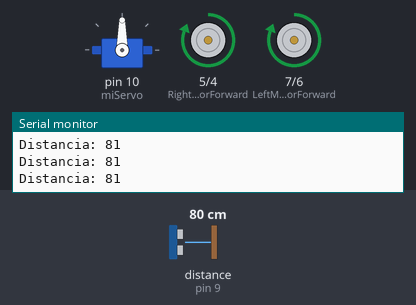
The sketch below on a simulated Arduino Uno, built with avr-gcc and run on an emulated ATmega328P. Parts: servo, motor-driver pin pairs drawn as motors (green arrow = first pin HIGH = forward, orange = second pin HIGH = backward, longer = more drive), the last lines printed to the serial monitor. The test bench sets the inputs (shaded band); at power-on: distance to the obstacle (sensor on pin 9) 80 cm. The echo pulse lasts 58.3 µs per cm.

Above: at 1.2 s.
1.3 s: distance to the obstacle (sensor on pin 9) set to 12 cm
4.3 s: distance to the obstacle (sensor on pin 9) set to 9 cm
At 4.7 s:
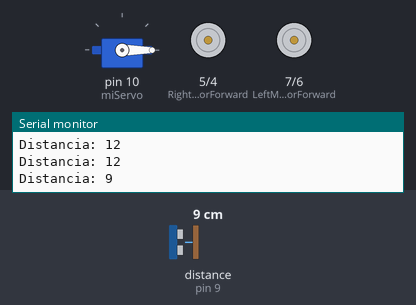
7.3 s: distance to the obstacle (sensor on pin 9) set to 60 cm
At 7.6 s:
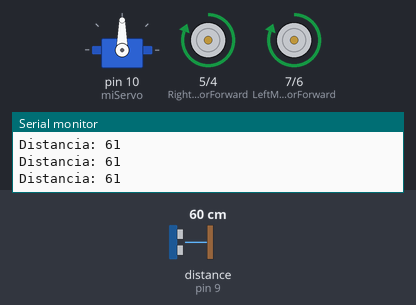
8.8 s: distance to the obstacle (sensor on pin 9) set to 2 cm
At 9.7 s:
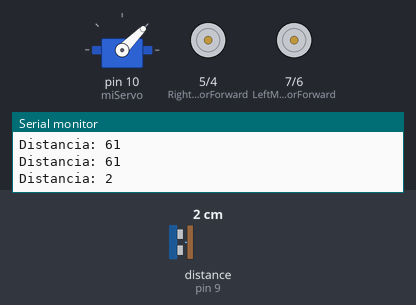
Timing chart, 0 to 12.8 s (numbered marks = the images above; inputs shaded):
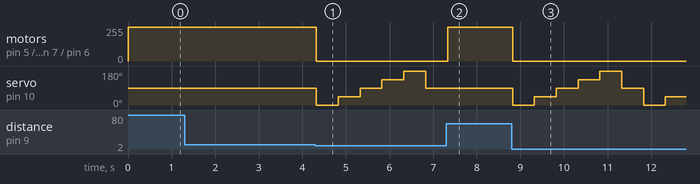

The sketch:

codigo_base.ino
```cpp
#include <Servo.h>
#include <NewPing.h>

// Definir pines del motor
const int LeftMotorForward = 7;
const int LeftMotorBackward = 6;
const int RightMotorForward = 5;
const int RightMotorBackward = 4;

// Definir pines del sensor ultrasónico
const int trigPin = 8;
const int echoPin = 9;

Servo miServo;
NewPing sonar(trigPin, echoPin);

unsigned long tiempoAnterior = 0;
const unsigned long tiempoRetraso = 500; // 0.5 segundos

void setup() {
  Serial.begin(9600); // Inicia la comunicación serial
  pinMode(LeftMotorForward, OUTPUT);
  pinMode(LeftMotorBackward, OUTPUT);
  pinMode(RightMotorForward, OUTPUT);
  pinMode(RightMotorBackward, OUTPUT);

  miServo.attach(10); // Asigna un pin disponible para el servo
}

void loop() {
  // Medir la distancia con el sensor ultrasónico
  int distancia = medirDistancia();
  Serial.print("Distancia: ");
  Serial.println(distancia);

  // Ajusta el umbral para detectar obstáculos
  int umbral = 10; // Ajusta según sea necesario

  // Si no hay obstáculos cercanos, avanzar
  if (distancia > umbral) {
    moveForward();
  } else {
    // Si hay un obstáculo, realizar maniobra de evasión
    avoidObstacle();
  }
}

int medirDistancia() {
  return sonar.ping_cm();
}

void moveStop() {
  digitalWrite(LeftMotorForward, LOW);
  digitalWrite(LeftMotorBackward, LOW);
  digitalWrite(RightMotorForward, LOW);
  digitalWrite(RightMotorBackward, LOW);
}

void moveForward() {
  digitalWrite(LeftMotorForward, HIGH);
  digitalWrite(LeftMotorBackward, LOW);
  digitalWrite(RightMotorForward, HIGH);
  digitalWrite(RightMotorBackward, LOW);
}

void moveBackward() {
  digitalWrite(LeftMotorForward, LOW);
  digitalWrite(LeftMotorBackward, HIGH);
  digitalWrite(RightMotorForward, LOW);
  digitalWrite(RightMotorBackward, HIGH);
}

void turnLeft() {
  // Girar a la izquierda
  digitalWrite(LeftMotorForward, LOW);
  digitalWrite(LeftMotorBackward, HIGH);
  digitalWrite(RightMotorForward, HIGH);
  digitalWrite(RightMotorBackward, LOW);
}

void turnRight() {
  // Girar a la derecha
  digitalWrite(LeftMotorForward, HIGH);
  digitalWrite(LeftMotorBackward, LOW);
  digitalWrite(RightMotorForward, LOW);
  digitalWrite(RightMotorBackward, HIGH);
}

void avoidObstacle() {
  // Detener el movimiento
  moveStop();

  // Retroceder levemente
  moveBackward();
  if (millis() - tiempoAnterior >= tiempoRetraso) {
    moveStop();
    tiempoAnterior = millis();
  }

  // Realizar escaneo del entorno girando el servo
  for (int angulo = 0; angulo <= 180; angulo += 45) {
    miServo.write(angulo);
    delay(500); // Ajusta según sea necesario
    int distancia = medirDistancia();

    // Ajusta el umbral para detectar obstáculos a una distancia prudente
    int umbral = 20; // Ajusta según sea necesario

    // Si no hay obstáculos en la dirección actual, girar hacia esa dirección
    if (distancia > umbral) {
      // Determinar si es más seguro girar a la izquierda o a la derecha
      if (angulo < 90) {
        // Es más seguro girar a la izquierda
        turnLeft();
      } else {
        // Es más seguro girar a la derecha
        turnRight();
      }

      // Detener el movimiento después de girar
      delay(500); // Ajusta según sea necesario
      moveStop();
      break; // Salir del bucle de escaneo
    }
  }

  // Volver el servo a la posición frontal
  miServo.write(90);
  delay(500); // Ajusta según sea necesario
}
```

Measured:
- the behaviour switches between 11 and 10 cm on distance to the obstacle (sensor on pin 9) (found by bisection; images 0 and 1)
- after the input at 4.3 s, motor on pin 5 (RightMotorForward) / pin 4 (RightMotorBackward), motor on pin 7 (LeftMotorForward) / pin 6 (LeftMotorBackward): forward 255/255 → stopped at once; servo on pin 10 (miServo): 90° → 0° at once, → 45° 0.50 s later, → 90° 0.50 s later, → 135° 0.50 s later, … (6 changes in this stretch)
- after the input at 7.3 s, motor on pin 5 (RightMotorForward) / pin 4 (RightMotorBackward), motor on pin 7 (LeftMotorForward) / pin 6 (LeftMotorBackward): stopped → forward 255/255 at once; servo on pin 10 (miServo): stays 90° (without the input it goes to 0° after 0.03 s)
- after the input at 8.8 s, motor on pin 5 (RightMotorForward) / pin 4 (RightMotorBackward), motor on pin 7 (LeftMotorForward) / pin 6 (LeftMotorBackward): forward 255/255 → stopped at once; servo on pin 10 (miServo): 90° → 0° at once, → 45° 0.50 s later, → 90° 0.50 s later, → 135° 0.50 s later, … (8 changes in this stretch)
